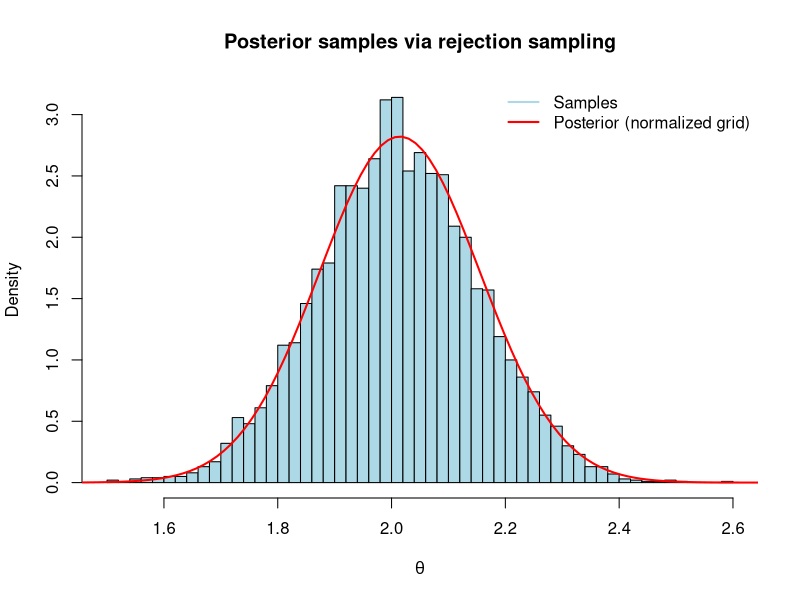

This chart was generated by the following R code:
## ---- chunk 1
set.seed(123)

# ------------------------
# Simulated data
# ------------------------
n <- 50
theta_true <- 2
sigma <- 1
x <- rnorm(n, mean = theta_true, sd = sigma)

# ------------------------
# Prior: Laplace(0, b = 1/lambda)
# density: (lambda/2) * exp(-lambda * |theta|)
# ------------------------
lambda <- 1

dprior <- function(theta) {
  (lambda / 2) * exp(-lambda * abs(theta))
}

# ------------------------
# Likelihood: Normal with known sigma
# ------------------------
dlikelihood <- function(theta, x, sigma) {
  prod(dnorm(x, mean = theta, sd = sigma))
}

# ------------------------
# Unnormalized posterior h(theta)
# ------------------------
h <- function(theta, x, sigma) {
  dlikelihood(theta, x, sigma) * dprior(theta)
}

# ------------------------
# Proposal distribution q(theta): Normal centered at MLE
# ------------------------
theta_mle <- mean(x)
tau <- 2  # proposal variance (tune for efficiency)

rproposal <- function(N) rnorm(N, mean = theta_mle, sd = tau)
dproposal <- function(theta) dnorm(theta, mean = theta_mle, sd = tau)

# ------------------------
# Rejection sampler
# ------------------------
rejection_sampler <- function(N, x, sigma) {
  samples <- numeric(0)
  attempts <- 0
  
  # Find bounding constant c by overestimating
  grid <- seq(theta_mle - 5, theta_mle + 5, length.out = 1000)
  c <- max(sapply(grid, function(t) h(t, x, sigma) / dproposal(t)))
  
  while(length(samples) < N) {
    theta_star <- rproposal(1)
    u <- runif(1)
    accept_prob <- h(theta_star, x, sigma) / (c * dproposal(theta_star))
    if (u < accept_prob) {
      samples <- c(samples, theta_star)
    }
    attempts <- attempts + 1
  }
  
  list(samples = samples, attempts = attempts, efficiency = N / attempts)
}

# ------------------------
# Run the sampler
# ------------------------
res <- rejection_sampler(5000, x, sigma)

cat("Efficiency (acceptance rate):", res$efficiency, "\n")

# ------------------------
# Plot results
# ------------------------
hist(res$samples, breaks = 50, freq = FALSE, col = "lightblue",
     main = "Posterior samples via rejection sampling",
     xlab = expression(theta))

# Compare with grid approximation of posterior (for reference only)
posterior_grid <- function(theta) h(theta, x, sigma)
theta_vals <- seq(-1, 5, length.out = 500)
posterior_vals <- sapply(theta_vals, posterior_grid)
posterior_vals <- posterior_vals / sum(posterior_vals) / (theta_vals[2] - theta_vals[1])
lines(theta_vals, posterior_vals, col = "red", lwd = 2)
legend("topright", legend = c("Samples", "Posterior (normalized grid)"),
       col = c("lightblue", "red"), lwd = 2, bty = "n")
